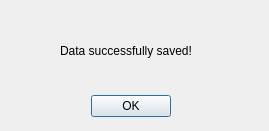
<?xml version="1.0" encoding="UTF-8"?>
<ui version="4.0">
 <class>savesuccess</class>
 <widget class="QDialog" name="savesuccess">
  <property name="geometry">
   <rect>
    <x>0</x>
    <y>0</y>
    <width>269</width>
    <height>131</height>
   </rect>
  </property>
  <property name="windowTitle">
   <string>Data Saved!</string>
  </property>
  <widget class="QLabel" name="label">
   <property name="geometry">
    <rect>
     <x>60</x>
     <y>20</y>
     <width>161</width>
     <height>61</height>
    </rect>
   </property>
   <property name="text">
    <string>Data successfully saved!</string>
   </property>
   <property name="wordWrap">
    <bool>true</bool>
   </property>
  </widget>
  <widget class="QDialogButtonBox" name="buttonBox">
   <property name="geometry">
    <rect>
     <x>70</x>
     <y>90</y>
     <width>101</width>
     <height>32</height>
    </rect>
   </property>
   <property name="orientation">
    <enum>Qt::Horizontal</enum>
   </property>
   <property name="standardButtons">
    <set>QDialogButtonBox::Ok</set>
   </property>
  </widget>
 </widget>
 <resources/>
 <connections/>
</ui>
